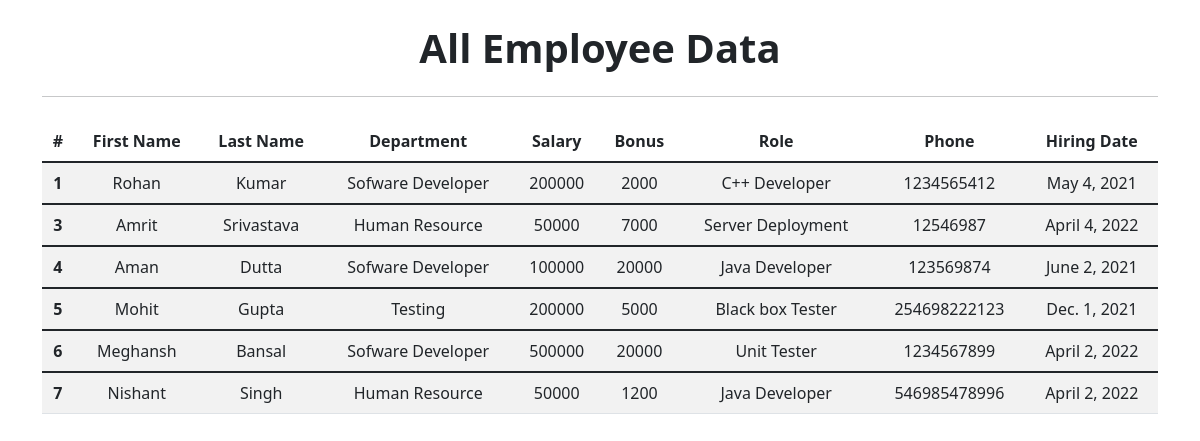
The app's page /view_all/ with its own data.
### emp_app/models.py (models this page shows, shortened)
class Employee(models.Model):
    first_name = models.CharField(max_length=200, null=False, default="")
    last_name = models.CharField(max_length=200, null=False, default="")
    dept = models.ForeignKey(Department, on_delete=models.CASCADE)
    salary = models.IntegerField(default=0)
    bonus = models.IntegerField(default=0)
    role = models.ForeignKey(Role, on_delete=models.CASCADE)
    phone = models.IntegerField()
    hire_date = models.DateField()

class Department(models.Model):
    name = models.CharField(max_length=100)

class Role(models.Model):
    name = models.CharField(max_length=100)

### emp_app/views.py (the view)
# urls.py: path('view_all/', views.view, name='view'),
def view(request):
    emp = Employee.objects.all()
    context = {"emps": emp, }
    return render(request, 'view_all.html', context=context)

### emp_app/templates/view_all.html (shortened to what this page needs)
<!doctype html>
<html lang="en">
<head>
    <link href="https://cdn.jsdelivr.net/npm/bootstrap@5.1.3/dist/css/bootstrap.min.css" rel="stylesheet"
>
</head>
<body>
    <div class="container" style="text-align: center;">
        <h1 class="my-4 fw-bold">All Employee Data</h1>
        <hr>
        <table class="table table-striped my-4">
            <thead>
                <tr>
                    <th scope="col">#</th>
                    <th scope="col">First Name</th>
                    <th scope="col">Last Name</th>
                    <th scope="col">Department</th>
                    <th scope="col">Salary</th>
                    <th scope="col">Bonus</th>
                    <th scope="col">Role</th>
                    <th scope="col">Phone</th>
                    <th scope="col">Hiring Date</th>
                </tr>
            </thead>
            {% for emp in emps %}
            <tbody>
                <tr>
                    <th scope="row">{{emp.id}}</th>
                    <td>{{emp.first_name}}</td>
                    <td>{{emp.last_name}}</td>
                    <td>{{emp.dept.name}}</td>
                    <td>{{emp.salary}}</td>
                    <td>{{emp.bonus}}</td>
                    <td>{{emp.role.name}}</td>
                    <td>{{emp.phone}}</td>
                    <td>{{emp.hire_date}}</td>
                </tr>
            </tbody>
            {% endfor %}
        </table>
    </div>
</body>
</html>

### records on screen
Employee: id "1", first_name "Rohan", last_name "Kumar", dept.name "Sofware Developer", salary "200000", bonus "2000", role.name "C++ Developer", phone "1234565412", hire_date "May 4, 2021"
Employee: id "3", first_name "Amrit", last_name "Srivastava", dept.name "Human Resource", salary "50000", bonus "7000", role.name "Server Deployment", phone "12546987", hire_date "April 4, 2022"
Employee: id "4", first_name "Aman", last_name "Dutta", dept.name "Sofware Developer", salary "100000", bonus "20000", role.name "Java Developer", phone "123569874", hire_date "June 2, 2021"
Employee: id "5", first_name "Mohit", last_name "Gupta", dept.name "Testing", salary "200000", bonus "5000", role.name "Black box Tester", phone "254698222123", hire_date "Dec. 1, 2021"
Employee: id "6", first_name "Meghansh", last_name "Bansal", dept.name "Sofware Developer", salary "500000", bonus "20000", role.name "Unit Tester", phone "1234567899", hire_date "April 2, 2022"
Employee: id "7", first_name "Nishant", last_name "Singh", dept.name "Human Resource", salary "50000", bonus "1200", role.name "Java Developer", phone "546985478996", hire_date "April 2, 2022"
